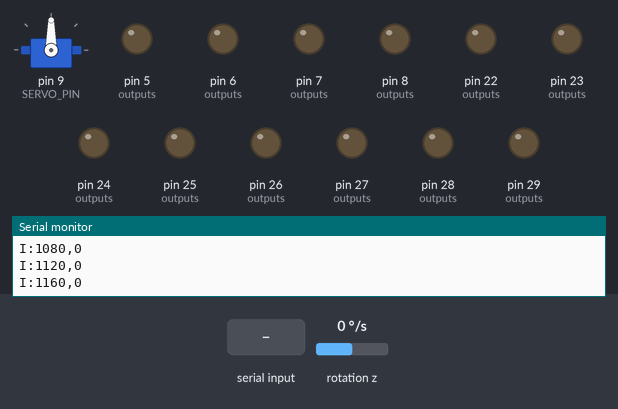
The sketch below on a simulated Arduino Mega 2560, built with avr-gcc and run on an emulated ATmega2560. Parts: servo, output pins drawn as LEDs (lit = HIGH), the last lines printed to the serial monitor. Wiring (inferred from the names in the program): MPU-6050 motion sensor at I2C address 0x68. Inputs (shaded band) come from the test bench; at power-on: rotation z 0 °/s.

Above: at 1.2 s.
1.3 s: "S90\n" received over Serial
At 3.1 s:
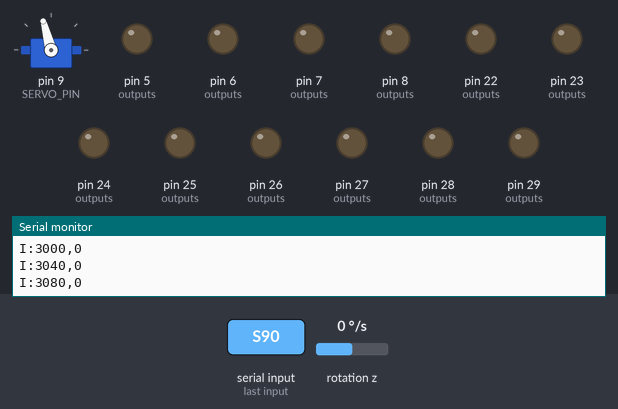
4.3 s: "M150,-150\n" received over Serial
At 5.3 s:
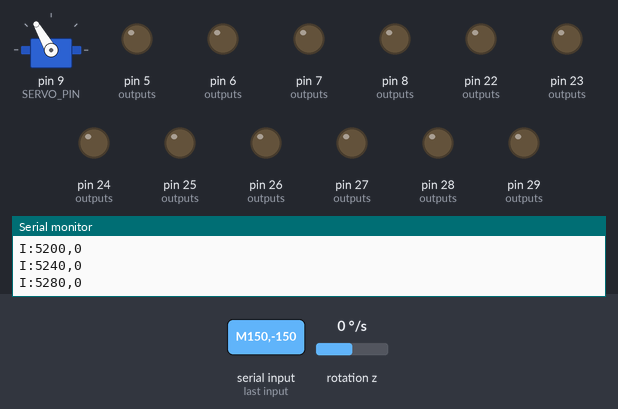
7.3 s: "G,45\n" received over Serial
8.8 s: "S,45\n" received over Serial
At 9.3 s:
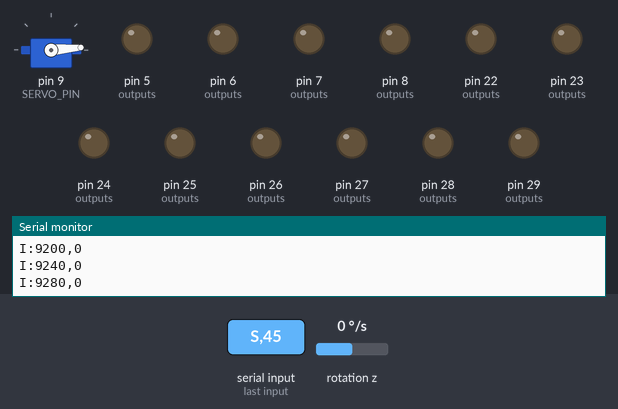
11.8 s: "M,45\n" received over Serial
At 12.8 s:
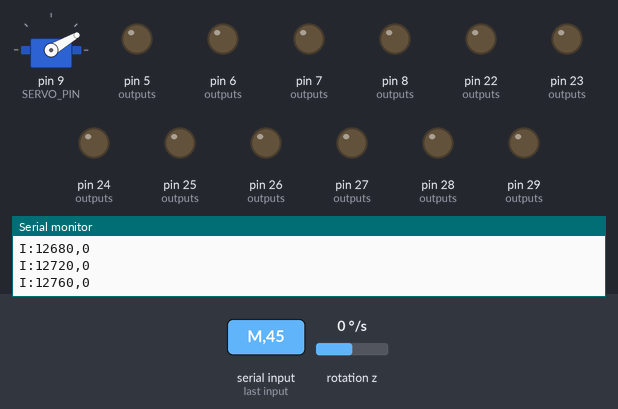
14.8 s: "G\n" received over Serial
Timing chart, 0 to 17.3 s (numbered marks = the images above; inputs shaded):
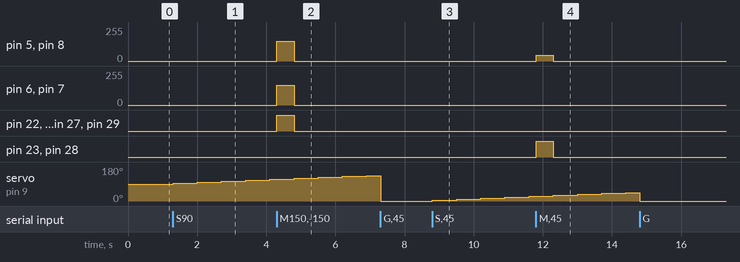

Measured:
- after the input at 1.3 s, servo on pin 9 (SERVO_PIN): moves from 90° to 115° over 2.8 s, starting at once
- after the input at 4.3 s, pin 5 (outputs), pin 6 (outputs), pin 7 (outputs), pin 8 (outputs): 0/255 → 150/255 at once, → 0/255 0.50 s later; pin 22 (outputs), pin 24 (outputs), pin 27 (outputs), pin 29 (outputs): LOW → HIGH at once, → LOW 0.50 s later
- after the input at 8.8 s, servo on pin 9 (SERVO_PIN): moves from 0° to 25° over 2.8 s, starting at once
- after the input at 11.8 s, pin 5 (outputs), pin 8 (outputs): 0/255 → 45/255 at once, → 0/255 0.50 s later; pin 23 (outputs), pin 28 (outputs): LOW → HIGH at once, → LOW 0.50 s later

The sketch:

robot_firmware.ino
```cpp
// robot_firmware.ino  --  Arduino Mega: 4 DC motors (2 x L298N, one per AXLE) + camera servo
// + MPU-6050 IMU, driven by the Pi over USB serial.
//
// Commands (one per line, '\n' terminated), Pi -> Mega:
//   M<l>,<r>   LEFT side and RIGHT side PWM, -255..255      e.g. "M150,-150"
//   X          stop all motors
//   S / H      servo sweep start / halt (legacy: the Pi now sweeps with G commands)
//   G<angle>   servo to a fixed angle (also halts the sweep)   e.g. "G90"
// Mega -> Pi:
//   A:<angle>  servo moved to <angle> (sweep, and echo of G)
//   OK:SCAN / OK:HALT / OK:STOP
//   E:WATCHDOG motors stopped because no M command arrived in time
//   I:<ms>,<gz>   MPU-6050 gyro Z raw counts, 25 Hz (millis() timestamp)
//                 (short on purpose: the link is 9600 baud = 960 B/s, the old 7-field line at 50 Hz needed 2300 B/s)
//   OK:IMU / E:IMU   IMU found / not found at start
//
// WIRING
//   4 motor channels: CH0 = pins 5/22/23, CH1 = 6/24/25, CH2 = 7/26/27, CH3 = 8/28/29.
//   Which wheel each channel drives, and its direction, is set in the WIRING TABLE below.
//   Find the values with firmware/motor_test/motor_test.ino (wheels off the ground).
//   Remove the ENA / ENB jumpers on both L298N boards (the Mega drives them with PWM).
//   Servo signal -> pin 9 (servo power from its own 5V buck converter, common GND)
//   MPU-6050 (HW-123 / GY-521): VCC->5V, GND->GND, SDA->pin 20, SCL->pin 21, AD0->GND

#include <Servo.h>
#include <Wire.h>

// ---- Pins ----
const int SERVO_PIN = 9;

const int ENA_1 = 5, IN1_1 = 22, IN2_1 = 23;   // driver 1 (front) channel A: LEFT
const int ENB_1 = 6, IN3_1 = 24, IN4_1 = 25;   // driver 1 (front) channel B: RIGHT
const int ENA_2 = 7, IN1_2 = 26, IN2_2 = 27;   // driver 2 (rear)  channel A: LEFT
const int ENB_2 = 8, IN3_2 = 28, IN4_2 = 29;   // driver 2 (rear)  channel B: RIGHT

// ---- WIRING TABLE: fill it from motor_test.ino ----
// side: LEFT or RIGHT wheel(s) of the robot.
// pol : +1 if the wheel turned FORWARD in motor_test, -1 if it turned BACKWARD.
// The defaults below are the old fixed wiring (CH0, CH2 = left; CH1, CH3 = right; all +1).
// After editing this table, set swap_ab / invert_a / invert_b back to false on the Pi.
enum Side { LEFT = 0, RIGHT = 1 };
struct Channel { int en, inA, inB; Side side; int pol; };
Channel CH[4] = {
  //  EN     IN       IN      side    pol
  {ENA_1, IN1_1, IN2_1, RIGHT,  -1},   // CH0: FR, backward
  {ENB_1, IN3_1, IN4_1, LEFT,   +1},   // CH1: FL, forward
  {ENA_2, IN1_2, IN2_2, LEFT,   -1},   // CH2: RL, backward
  {ENB_2, IN3_2, IN4_2, RIGHT,  +1},   // CH3: RR, forward
};

// ---- Servo range ----
// Full +-90 deg around the straight-ahead position (90). The search sweep itself is now driven
// by the Pi with G<angle> commands (scan_controller_node), so S / H below are no longer used.
// If the servo buzzes at an end stop, reduce `sweep_extent` on the Pi (e.g. 85), no re-flash needed.
const int MIN_ANGLE = 0;
const int MAX_ANGLE = 180;
const int STEP_DEG  = 5;
const unsigned long DWELL_MS = 700;

// ---- IMU (MPU-6050) ----
const uint8_t MPU_ADDR = 0x68;                // AD0 low
const unsigned long IMU_PERIOD_MS = 40;       // 25 Hz
bool imuOk = false;
unsigned long lastImu = 0;

// ---- Safety ----
const unsigned long MOTOR_TIMEOUT_MS = 500;   // no M command for this long -> motors off

Servo servo;
int angle = 90;
int dir = 1;
bool scanning = false;
unsigned long lastMove = 0;

unsigned long lastMotorCmd = 0;
bool motorsRunning = false;

char buf[32];
uint8_t len = 0;

// One motor channel. speed: -255 (full reverse) .. 255 (full forward)
void moteur(int enablePin, int inA, int inB, int speed) {
  speed = constrain(speed, -255, 255);
  digitalWrite(inA, speed > 0);
  digitalWrite(inB, speed < 0);
  analogWrite(enablePin, abs(speed));
}

// Left/right side speeds -> the 4 channels, using the WIRING TABLE
void cote(int left, int right) {
  for (uint8_t i = 0; i < 4; i++) {
    int s = (CH[i].side == LEFT) ? left : right;
    moteur(CH[i].en, CH[i].inA, CH[i].inB, CH[i].pol * s);
  }
}

void stopMotors() {
  cote(0, 0);
  motorsRunning = false;
}

bool mpuWrite(uint8_t reg, uint8_t val) {
  Wire.beginTransmission(MPU_ADDR);
  Wire.write(reg);
  Wire.write(val);
  return Wire.endTransmission() == 0;
}

bool imuBegin() {
  Wire.begin();
#ifdef WIRE_HAS_TIMEOUT
  Wire.setWireTimeout(3000, true);            // never hang the motors if the sensor stalls the bus
#endif
  bool ok = mpuWrite(0x6B, 0x01);             // wake up, clock = gyro X PLL
  ok = ok && mpuWrite(0x1A, 0x03);            // digital low-pass ~44 Hz
  ok = ok && mpuWrite(0x1B, 0x08);            // gyro +-500 deg/s  (65.5 LSB per deg/s)
  ok = ok && mpuWrite(0x1C, 0x00);            // accel +-2 g       (16384 LSB per g)
  return ok;
}

int16_t read16() {                            // explicit order: C++ does not define it for a | b
  int16_t hi = Wire.read();
  int16_t lo = Wire.read();
  return (hi << 8) | lo;
}

void imuPoll() {
  Wire.beginTransmission(MPU_ADDR);
  Wire.write(0x47);                           // GYRO_ZOUT_H: only the yaw rate is used by the Pi
  if (Wire.endTransmission(false) != 0) return;
  if (Wire.requestFrom(MPU_ADDR, (uint8_t)2) != 2) return;
  int16_t gz = read16();
  Serial.print("I:");
  Serial.print(millis());  Serial.print(',');
  Serial.println(gz);
}

void handleCommand(char* cmd) {
  switch (cmd[0]) {
    case 'M': {
      char* comma = strchr(cmd + 1, ',');
      if (comma == NULL) return;                  // malformed: ignore
      int l = atoi(cmd + 1);
      int r = atoi(comma + 1);
      cote(l, r);
      motorsRunning = (l != 0 || r != 0);
      lastMotorCmd = millis();
      break;
    }
    case 'X':
      stopMotors();
      Serial.println("OK:STOP");
      break;
    case 'S':
      scanning = true;
      Serial.println("OK:SCAN");
      break;
    case 'H':
      scanning = false;
      Serial.println("OK:HALT");
      break;
    case 'G':
      angle = constrain(atoi(cmd + 1), MIN_ANGLE, MAX_ANGLE);
      servo.write(angle);
      scanning = false;
      Serial.print("A:");                       // echo so the Pi knows where the camera points
      Serial.println(angle);
      break;
  }
}

void setup() {
  const int outputs[] = {ENA_1, IN1_1, IN2_1, ENB_1, IN3_1, IN4_1,
                         ENA_2, IN1_2, IN2_2, ENB_2, IN3_2, IN4_2};
  for (uint8_t i = 0; i < sizeof(outputs) / sizeof(outputs[0]); i++) pinMode(outputs[i], OUTPUT);
  stopMotors();                                   // motors off before anything else

  Serial.begin(9600);
  servo.attach(SERVO_PIN);
  servo.write(angle);

  imuOk = imuBegin();
  Serial.println(imuOk ? "OK:IMU" : "E:IMU");
}

void loop() {
  // --- read commands (non-blocking) ---
  while (Serial.available()) {
    char c = Serial.read();
    if (c == '\n') {
      buf[len] = '\0';
      if (len > 0) handleCommand(buf);
      len = 0;
    } else if (c != '\r') {
      if (len < sizeof(buf) - 1) buf[len++] = c;
      else len = 0;                               // line too long: drop it
    }
  }

  // --- watchdog: the Pi crashed, the cable fell out... stop the robot ---
  if (motorsRunning && millis() - lastMotorCmd > MOTOR_TIMEOUT_MS) {
    stopMotors();
    Serial.println("E:WATCHDOG");
  }

  // --- IMU at 25 Hz ---
  if (imuOk && millis() - lastImu >= IMU_PERIOD_MS) {
    lastImu = millis();
    imuPoll();
  }

  // --- servo sweep: step, then pause ---
  if (scanning && millis() - lastMove >= DWELL_MS) {
    lastMove = millis();
    angle += dir * STEP_DEG;
    if (angle >= MAX_ANGLE) { angle = MAX_ANGLE; dir = -1; }
    if (angle <= MIN_ANGLE) { angle = MIN_ANGLE; dir = 1; }
    servo.write(angle);
    Serial.print("A:");
    Serial.println(angle);
  }
}
```
